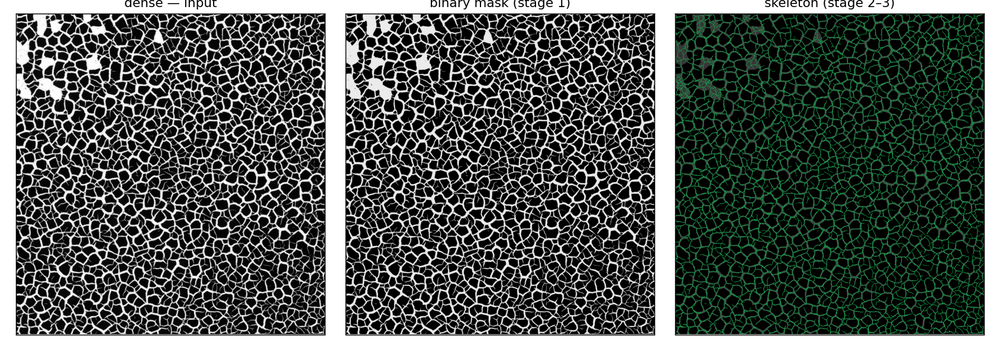
#> input picture crack_stats_export/examples/images/real_dense.png, 1000 x 346 px, shrunk from 1690 x 585 before the run
$ python segmentation_sensitivity_sweep.py --image ../crack_stats_export/examples/images/real_dense.png
#> lines starting #> are read from the running program, lines starting #| are printed output that depends on the picture
### src/crackgraph/io_utils.py
"""Image loading for the crack-graph pipeline."""

from pathlib import Path

import numpy as np
from PIL import Image


def load_image(path: str | Path) -> tuple[np.ndarray, np.ndarray]:
    """Load an image and return (grayscale float64, RGB uint8) arrays.

    Grayscale conversion uses PIL's standard luma weighting ('L' mode).
    """
    with Image.open(path) as im:
        rgb = np.asarray(im.convert("RGB"), dtype=np.uint8)
        gray = np.asarray(im.convert("L"), dtype=np.float64)
    return gray, rgb

### src/crackgraph/region.py
"""Default region-of-interest selection.

Full-image runs are deferred (see README) while stage 1-3 is being validated.
The working default is a fixed top-left corner crop, sized and inset as a
fraction of image *width* only (so the recipe is reproducible across images
of slightly different dimensions without hand-picking pixel coordinates).
"""

from dataclasses import dataclass


@dataclass
class Region:
    row_slice: slice
    col_slice: slice
    corner_frac: float
    edge_margin_frac: float


def default_corner_crop(
    height: int,
    width: int,
    *,
    corner_frac: float = 0.125,
    edge_margin_frac: float = 0.02,
) -> Region:
    """Top-left corner crop, inset from the true image edges.

    margin_px and crop_px are both derived from `width` only, per the
    project's current working convention, and applied uniformly to rows
    and columns.
    """
    margin_px = round(edge_margin_frac * width)
    crop_px = round(corner_frac * width)
    row_end = min(margin_px + crop_px, height)
    col_end = min(margin_px + crop_px, width)
    row_slice = slice(min(margin_px, row_end), row_end)
    col_slice = slice(min(margin_px, col_end), col_end)
    return Region(
        row_slice=row_slice,
        col_slice=col_slice,
        corner_frac=corner_frac,
        edge_margin_frac=edge_margin_frac,
    )

### src/crackgraph/skeleton.py
"""Stage 2: skeletonize + prune short spurs.

Homotopy-preserving thinning (skimage's Zhang's algorithm), followed by
iterative spur pruning via skan.Skeleton.prune_paths. Pruning is iterative,
not a single pass: removing a spur can expose a new short branch at a
junction that was previously higher-valence, so a single pass under-prunes.

KNOWN LIMITATION -- spurious skeleton loops, not fixed by spur_px: Zhang's
thinning is pixel-local (each pixel is erased or kept based only on its
immediate neighborhood, never on the shape's overall width or center), so
on a locally wide or slightly irregular crack band it can trace both edges
of the band for a short stretch before merging back into one line, leaving
a small closed loop instead of a single centerline. This is a well-known
general sensitivity of skeleton/medial-axis methods to boundary noise, not
specific to this codebase.

The pruning loop above is structurally blind to this: it only ever removes
branch_type 0 (isolated fragment) and branch_type 1 (spur, one endpoint
degree-1) branches, never branch_type 2 (junction-to-junction) or 3
(cycle) -- and a loop's two strands are anchored to the graph at both
ends, so they are always type 2 or 3, regardless of how spur_px is tuned.

Measured, not assumed: `scripts/skeleton_loop_sweep.py` audits every image
in the real dataset for junction-to-junction edges shorter than that
image's own average crack width (the fingerprint of this artifact). Result
across the 39-image dataset: 0% to 55.2% of all edges per image, only
weakly correlated with average crack width (r ~ 0.31 against
avg_width_px) and NOT cleanly explained by substrate -- Membran and PTFE
samples have essentially the same mean (~9.7% vs ~9.3%), and the single
worst offender in the dataset is a Membran sample. This inflates n_edges
and deflates avg_edge_length_px for affected images (see
docs/crack_stats_schema.md S4); it has a much larger effect on the planned
junction-census/T-vs-Y work, since many of the extra "junctions" this
creates aren't real crack meetings. No fix is implemented yet -- documented
as a known, measured limitation, not silently worked around.

Corner-tracing artifacts (in addition to plain short spurs): the medial
axis transform mathematically *must* trace a skeleton branch into every
concave corner of the mask boundary -- this is not thinning noise, it is a
correct property of the medial axis, and it is blind to length. A branch
tracing into a real notch (e.g. the ragged edge of a flaked-off region, or
a background inlet between two crack walls) can be far longer than
SPUR_PX_PLACEHOLDER and survive flat-length pruning untouched. Confirmed on
a real case this session (T2-A_membran_v2): a branch with a near-perfectly
linear 2.0px -> 121.7px width ramp over 45px, visually confirmed tracing
into a real black wedge with no crack present.

Two other criteria were tried and rejected before settling on the one
below: a windowed tip-width comparison (too conservative, missed
medium/long artifacts entirely) and a "fraction of the branch above its own
tip-median width" test (mathematically flawed -- for a genuinely real,
noisy-but-stable-width crack, the tip-region median is a random draw from
the same distribution as the rest of the branch, so ~50% of pixels exceed
it by symmetric noise alone; the >50% threshold sat right at a coin flip
for exactly the branches that should survive).

What is used instead: the Pearson correlation between pixel position
(0 = the free tip, where one exists) and local width (2 * medial_radius)
along the branch. A genuine crack's width is noisy but flat around a
steady value -> correlation near 0. A corner-tracing artifact's width
ramps monotonically toward the notch it's chasing -> correlation near +1.
This sidesteps the coin-flip problem because it tests for a trend, not a
fraction above a reference drawn from the same noisy population.

This targets the same general problem as several standard skeleton-pruning
methods from the literature -- Discrete Curve Evolution pruning (Bai, Liu &
Latecki, IEEE TPAMI 2007), the lambda-medial-axis (Chazal & Lieutier,
Graphical Models 2005), and the scale-axis transform (Giesen et al., SoCG
2009) -- but the correlation test here is a much simpler, single-parameter
stand-in, not a reimplementation of any of them.
"""

from dataclasses import dataclass

import numpy as np
import skan
from scipy.ndimage import distance_transform_edt
from skimage.morphology import remove_small_holes, remove_small_objects, skeletonize

SPUR_PX_PLACEHOLDER = 15  # 🔴 assumed — see CALIBRATION.md

# Area (px^2) below which a fully-enclosed background hole inside the
# foreground mask gets filled in, right after remove_small_objects and
# before skeletonize(). A tiny thresholding gap inside an otherwise-solid
# crack (dust, a faint pixel, a one-off segmentation miss) is still one
# crack, not two -- left unfilled it can force the skeleton to trace
# around it, producing a spurious small loop/branch at that exact spot.
# 50 px^2 is carried over unchanged from an earlier prototype comparison
# script (informal, not swept or independently derived here) -- see
# CALIBRATION.md.
HOLE_AREA_THRESHOLD_PX2 = 50

# Pearson correlation (pixel position vs. local width) above which a
# branch is treated as a corner-tracing medial-axis artifact rather than a
# real crack spur. Swept at 0.8/0.9/0.95/0.99 on T2-A_membran_v2's full
# image (1439 eligible branches; 229/187/139/84 flagged respectively) and
# reviewed visually at matched crops: raising the threshold sheds short
# corner-artifact chains (one chain of 6 short zigzag spurs went from 6/6
# flagged at 0.8 to 1/6 at 0.99) while nothing inspected suggested 0.8 was
# flagging genuine open-field cracks. 0.99 was chosen to prioritize never
# touching a real crack over catching every short artifact. 🟡 empirical,
# uncalibrated — see CALIBRATION.md.
CORR_THRESHOLD = 0.99

# Minimum branch length (px) for the correlation test to be meaningful at
# all; shorter branches don't have enough points for a Pearson correlation
# to mean anything, so they're never flagged by this criterion -- emit no
# constraint rather than guess, per CLAUDE.md's near-120-degree-junction
# precedent. 🔴 assumed — see CALIBRATION.md.
MIN_LEN_FOR_CORR_PX = 4


@dataclass
class PrunedBranchRecord:
    """One pruned branch's full pixel path, kept for later diagnostic
    visualization (e.g. "what got cut and why") without having to re-run
    the analysis -- SkeletonResult's length-only fields exist for the
    console report and aren't enough to redraw a branch's location."""

    reason: str  # "spur" | "fragment" | "corner_artifact"
    branch_distance: float  # [measured], px
    coords: np.ndarray  # (N, 2) row, col -- captured via skel.path_coordinates() before pruning


@dataclass
class SkeletonResult:
    skeleton: skan.Skeleton
    skel_image: np.ndarray
    mask_clean: np.ndarray  # [measured] despeckled foreground mask (post remove_small_objects), pre-skeletonize
    medial_radius: np.ndarray  # [measured] EDT of the cleaned mask: local crack half-width (px) at every pixel
    n_pixels_pre_prune: int  # [measured]
    n_pixels_post_prune: int  # [measured]
    n_spurs_pruned: int  # [measured]
    pruned_spur_lengths: list[float]  # [measured], px
    n_fragments_pruned: int  # [measured]
    pruned_fragment_lengths: list[float]  # [measured], px
    spur_px_threshold: float  # [PLACEHOLDER]
    n_corner_artifacts_pruned: int  # [measured]
    pruned_corner_artifact_lengths: list[float]  # [measured], px
    corner_artifact_corr_threshold: float | None  # [PLACEHOLDER], None = criterion disabled
    pruned_branches: list[PrunedBranchRecord]  # [measured] every pruned branch, coords + reason
    iters_used: int


# [38 lines left out: functions _tip_ordered_width_profile, is_corner_tracing_artifact, not called in this run]


def skeletonize_and_prune(
    mask: np.ndarray,
    *,
    source_image: np.ndarray | None = None,
    min_object_px: int = 4,
    spur_px: float = SPUR_PX_PLACEHOLDER,
    corner_artifact_corr_threshold: float | None = CORR_THRESHOLD,
    max_iters: int = 10,
) -> SkeletonResult:
    mask_clean = remove_small_objects(mask, min_size=min_object_px)
    mask_clean = remove_small_holes(mask_clean, area_threshold=HOLE_AREA_THRESHOLD_PX2)
    skel_image = skeletonize(mask_clean)
    n_pixels_pre = int(skel_image.sum())

    # Local crack half-width at every mask pixel -- used downstream (stage
    # 4, junctions.py) to keep the annulus fit band outside the junction
    # blob (which can be wider than a fixed inner-radius placeholder), and
    # groundwork for CLAUDE.md's width chronometer (post-crack drying
    # shrinkage: earlier cracks tend wider).
    medial_radius = distance_transform_edt(mask_clean)

    skel = skan.Skeleton(skel_image, source_image=source_image)

    pruned_spur_lengths: list[float] = []
    pruned_fragment_lengths: list[float] = []
    pruned_corner_artifact_lengths: list[float] = []
    pruned_branches: list[PrunedBranchRecord] = []
    iters_used = 0

    for i in range(max_iters):
        summary = skan.summarize(skel, separator="_")
        if len(summary) == 0:
            break
        is_spur = (summary["branch_type"] == 1) & (summary["branch_distance"] < spur_px)
        is_fragment = (summary["branch_type"] == 0) & (summary["branch_distance"] < spur_px)
        spur_rows = summary.index[is_spur]
        fragment_rows = summary.index[is_fragment]
        length_flagged_rows = spur_rows.union(fragment_rows)

        # Corner-artifact check: only for branches the length-based
        # criterion didn't already catch -- it exists specifically for the
        # medium/long artifacts spur_px is blind to (see module docstring),
        # so keep the two pruning reasons mutually exclusive for reporting.
        corner_artifact_rows = summary.index[:0]
        if corner_artifact_corr_threshold is not None:
            corner_eligible = summary.index[
                summary["branch_type"].isin((0, 1)) & ~summary.index.isin(length_flagged_rows)
            ]
            is_corner_artifact = [
                is_corner_tracing_artifact(
                    _tip_ordered_width_profile(
                        skel, medial_radius, path_index,
                        summary.at[path_index, "node_id_src"], summary.at[path_index, "node_id_dst"],
                    ),
                    corr_threshold=corner_artifact_corr_threshold,
                )
                for path_index in corner_eligible
            ]
            corner_artifact_rows = corner_eligible[np.array(is_corner_artifact, dtype=bool)]

        if len(spur_rows) == 0 and len(fragment_rows) == 0 and len(corner_artifact_rows) == 0:
            break
        pruned_spur_lengths.extend(summary.loc[spur_rows, "branch_distance"].tolist())
        pruned_fragment_lengths.extend(summary.loc[fragment_rows, "branch_distance"].tolist())
        pruned_corner_artifact_lengths.extend(summary.loc[corner_artifact_rows, "branch_distance"].tolist())

        # Coordinates must be captured now, before prune_paths() below --
        # skel is replaced with a fresh Skeleton each call and path indices
        # are not stable across that boundary.
        for reason, rows in (
            ("spur", spur_rows),
            ("fragment", fragment_rows),
            ("corner_artifact", corner_artifact_rows),
        ):
            for path_index in rows:
                pruned_branches.append(
                    PrunedBranchRecord(
                        reason=reason,
                        branch_distance=float(summary.at[path_index, "branch_distance"]),
                        coords=skel.path_coordinates(int(path_index)),
                    )
                )

        all_rows = length_flagged_rows.union(corner_artifact_rows)
        skel = skel.prune_paths(all_rows.to_numpy())
        iters_used = i + 1

    n_pixels_post = int(skel.skeleton_image.sum())

    return SkeletonResult(
        skeleton=skel,
        skel_image=skel.skeleton_image,
        mask_clean=mask_clean,
        medial_radius=medial_radius,
        n_pixels_pre_prune=n_pixels_pre,
        n_pixels_post_prune=n_pixels_post,
        n_spurs_pruned=len(pruned_spur_lengths),
        pruned_spur_lengths=pruned_spur_lengths,
        n_fragments_pruned=len(pruned_fragment_lengths),
        pruned_fragment_lengths=pruned_fragment_lengths,
        spur_px_threshold=spur_px,
        n_corner_artifacts_pruned=len(pruned_corner_artifact_lengths),
        pruned_corner_artifact_lengths=pruned_corner_artifact_lengths,
        corner_artifact_corr_threshold=corner_artifact_corr_threshold,
        pruned_branches=pruned_branches,
        iters_used=iters_used,
    )

### scripts/segmentation_sensitivity_sweep.py
"""Sensitivity check for the crack/not-crack decision itself.

binarize.py picks a single global Otsu threshold and its docstring asserts
(but never checks) that adaptive/local thresholding isn't needed because
"these images are already high-contrast." Every other tunable constant in
this project gets a sweep script (window_sweep.py, corner_window_sweep.py)
-- the threshold that decides what counts as crack in the first place never
has. This script is that sweep: it does NOT change binarize.py's production
default (Otsu stays the default, deliberately -- see that file's docstring),
it only measures how sensitive the downstream pipeline is to perturbing it.

Run on a REAL image crop, not a synthetic fixture -- synthetic fixtures use
flat, noiseless fg/bg values (fg_value=230, bg_value=10, no JPEG artifacts),
so any threshold strictly between them gives an identical mask and the sweep
would trivially show zero sensitivity, telling us nothing.

Includes 3 non-Otsu comparison points, each labeled by what it actually is
rather than lumped into one "local/adaptive" data point: an unconfigured
naive local threshold (pathological on this image -- verified via a
connected-component-size check to be a few huge false-positive background
blobs, NOT noise fragmentation, caused by offset=0 pinning the threshold to
exactly the local mean in near-uniform dark background), the same method
with an ad hoc tuned offset (shows the above is a tuning artifact, not a
property of local thresholding -- not a proposed production constant), and
Sauvola's method (a standard local-contrast method needing no manual
offset, which matches Otsu's area within ~9% but still produces far more
edges/junctions -- a real, precise finding about topology noise, not area).

Run from the repo root:

    python3 scripts/segmentation_sensitivity_sweep.py [--image PATH] [--out PATH]
"""

import argparse
import json
import sys
from pathlib import Path

import numpy as np
from skimage.filters import threshold_local, threshold_otsu, threshold_sauvola

sys.path.insert(0, str(Path(__file__).resolve().parent.parent))

from src.crackgraph.graph import extract_graph
from src.crackgraph.io_utils import load_image
from src.crackgraph.region import default_corner_crop
from src.crackgraph.skeleton import skeletonize_and_prune

DEFAULT_IMAGE = "/home/seanzzz/UNI/crack-project/data/raw/T5/T5-M_H95_v1_mm000001.jpg"
OTSU_PERTURBATIONS_PCT = [-10, -5, 0, 5, 10]
# [PLACEHOLDER] window/block size shared by both local-method comparison
# points below -- not swept itself, tied to no calibrated length scale
# (none exists yet).
LOCAL_WINDOW_PX = 101
# [PLACEHOLDER, illustrative only] threshold_local's offset shifts the
# per-pixel threshold below the local mean (threshold = local_mean -
# offset). offset=0 (skimage's default) sets the threshold to EXACTLY the
# local mean, which is pathological in this image's near-uniform dark
# background (median gray ~1): roughly half of any flat patch sits above
# its own local mean by chance, so large low-contrast regions blow past
# threshold as single giant false-positive blobs -- verified via a
# connected-component-size check, not assumed. -15 is an ad hoc value
# found by manually probing until the result stopped being pathological;
# it is NOT a calibrated constant and is not proposed for production use --
# its only purpose here is to show that the offset=0 blowup is a tuning
# artifact of this specific naive method, not evidence that local/adaptive
# thresholding is unusable in general (see threshold_sauvola below for the
# fairer, no-manual-tuning comparison).
LOCAL_OFFSET_TUNED = -15
# skimage's own published default for threshold_sauvola -- not a value
# picked for this project, so unlike LOCAL_OFFSET_TUNED it needs no
# CALIBRATION.md entry of its own.
SAUVOLA_K = 0.2


def _run_variant(gray: np.ndarray, mask: np.ndarray) -> dict:
    skeleton_result = skeletonize_and_prune(mask, source_image=gray, spur_px=3.0)
    graph_result = extract_graph(skeleton_result.skeleton)
    return {
        "foreground_px": int(mask.sum()),
        "n_edges": graph_result.n_edges,
        "n_junctions_deg3": graph_result.n_junctions_deg3,
        "n_junctions_deg_ge4": graph_result.n_junctions_deg_ge4,
        "n_endpoints": graph_result.n_endpoints,
    }


def run_sweep(gray: np.ndarray) -> list[dict]:
    otsu_t = float(threshold_otsu(gray))
    rows = []

    baseline = None
    for pct in OTSU_PERTURBATIONS_PCT:
        t = otsu_t * (1.0 + pct / 100.0)
        mask = gray > t
        result = _run_variant(gray, mask)
        result["variant"] = f"otsu{pct:+d}%" if pct != 0 else "otsu (baseline)"
        result["threshold"] = t
        rows.append(result)
        if pct == 0:
            baseline = result

    # -- Naive local threshold, unconfigured (offset=0 = local mean exactly) --
    local_t0 = threshold_local(gray, block_size=LOCAL_WINDOW_PX, offset=0)
    mask_local0 = gray > local_t0
    row0 = _run_variant(gray, mask_local0)
    row0["variant"] = f"local, offset=0 (unconfigured, block={LOCAL_WINDOW_PX}px)"
    row0["threshold"] = None  # not a single scalar -- per-pixel
    rows.append(row0)

    # -- Same method, ad hoc tuned offset -- shows the above is a tuning
    # artifact, not a property of local thresholding itself --
    local_t1 = threshold_local(gray, block_size=LOCAL_WINDOW_PX, offset=LOCAL_OFFSET_TUNED)
    mask_local1 = gray > local_t1
    row1 = _run_variant(gray, mask_local1)
    row1["variant"] = f"local, offset={LOCAL_OFFSET_TUNED} (ad hoc tuning, illustrative)"
    row1["threshold"] = None
    rows.append(row1)

    # -- Sauvola: standard local-contrast adaptive method, no manual offset --
    sauvola_t = threshold_sauvola(gray, window_size=LOCAL_WINDOW_PX, k=SAUVOLA_K)
    mask_sauvola = gray > sauvola_t
    row2 = _run_variant(gray, mask_sauvola)
    row2["variant"] = f"sauvola, k={SAUVOLA_K} (standard, no manual tuning)"
    row2["threshold"] = None
    rows.append(row2)

    for row in rows:
        row["delta_foreground_px_pct"] = (
            100.0 * (row["foreground_px"] - baseline["foreground_px"]) / baseline["foreground_px"]
        )
        row["delta_n_edges"] = row["n_edges"] - baseline["n_edges"]
        row["delta_n_junctions_deg3"] = row["n_junctions_deg3"] - baseline["n_junctions_deg3"]

    return rows


def main() -> None:
    parser = argparse.ArgumentParser(description=__doc__)
    parser.add_argument("--image", default=DEFAULT_IMAGE)
    parser.add_argument("--out", default=None)
    args = parser.parse_args()

    out_path = Path(args.out) if args.out else Path(
        "/home/seanzzz/.claude/jobs/1b81a62b/tmp/segmentation_sensitivity_data.json"
    )

    gray_full, _rgb_full = load_image(args.image)
#> in load_image, im is the input picture: PIL image 1000x346 RGBA; mean R, G, B, A 79.8, 85.9, 82.1, 255
#> in load_image, `gray = np.asarray(im.convert("L"), dtype=np.float64)`:
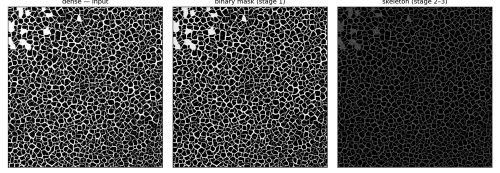
#> gray: shape (346, 1000) float64 (shown at 1/2 size); min 0, max 255, mean 83.7
    h, w = gray_full.shape
    region = default_corner_crop(h, w)
    gray = gray_full[region.row_slice, region.col_slice]
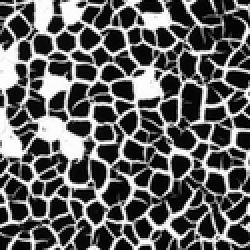
#> gray: shape (125, 125) float64 (shown 2 times larger); min 0, max 255, mean 93.5

    rows = run_sweep(gray)
#> in run_sweep, `otsu_t = float(threshold_otsu(gray))`: otsu_t = 116
#> the loop in run_sweep, `for pct in OTSU_PERTURBATIONS_PCT:` made 1 pass
#> t on pass 1: 104.4
#> (the rest of the program and of its run is left out)
